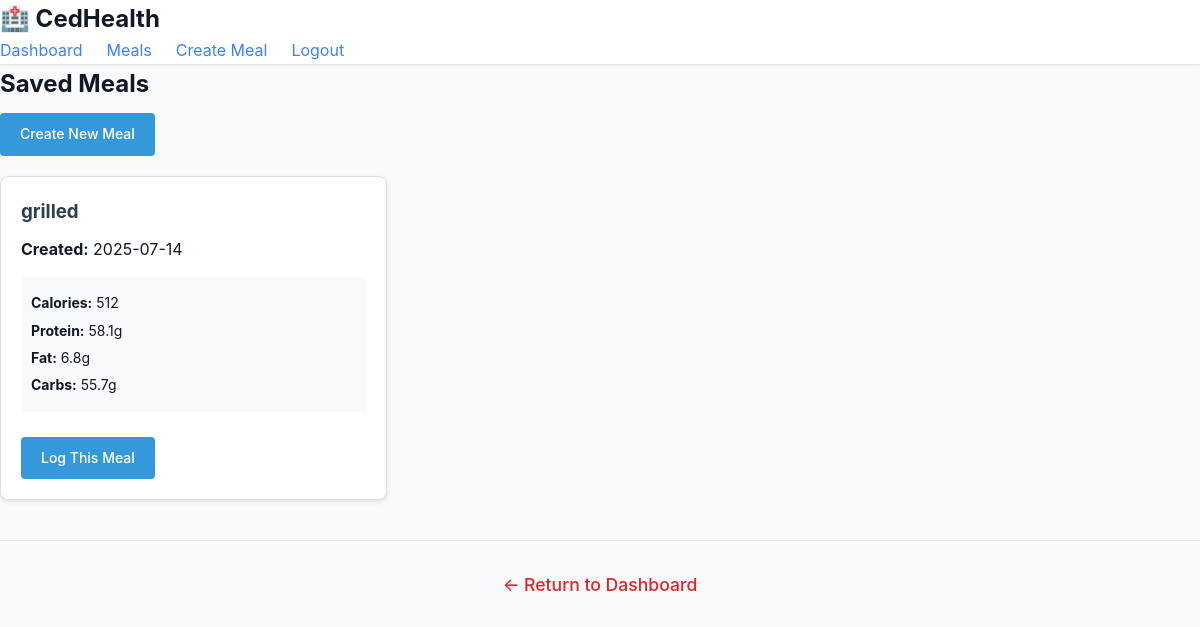
Screenshot of /saved_meals (signed in) with the database file from the repository.
### tables this page shows
CREATE TABLE saved_meals (
            id INTEGER PRIMARY KEY AUTOINCREMENT,
            user_id INTEGER,
            meal_name TEXT,
            created_date TEXT,
            FOREIGN KEY (user_id) REFERENCES users(id)
        );

### cedhealth_app.py (the view)
@app.route('/saved_meals')
def saved_meals():
    if 'user_id' not in session:
        return redirect(url_for('login'))
    conn = sqlite3.connect('cedhealth.db')
    c = conn.cursor()
    c.execute('''
        SELECT sm.id, sm.meal_name, sm.created_date,
               SUM(smi.calories) as total_calories,
               SUM(smi.protein) as total_protein,
               SUM(smi.fat) as total_fat,
               SUM(smi.carbs) as total_carbs
        FROM saved_meals sm
        LEFT JOIN saved_meal_items smi ON sm.id = smi.saved_meal_id
        WHERE sm.user_id = ?
        GROUP BY sm.id, sm.meal_name, sm.created_date
        ORDER BY sm.created_date DESC
    ''', (session['user_id'],))
    saved_meals_data = c.fetchall()
    conn.close()
    return render_template('saved_meals.html', saved_meals=saved_meals_data)

### templates/saved_meals.html (shortened to what this page needs)
<!DOCTYPE html>
<html lang="en">
<head>
    <link rel="stylesheet" href="{{ url_for('static', filename='style.css') }}">
</head>
<body>
    <div class="container">
        <nav class="navbar">
            <div class="nav-brand">
                <h1>🏥 CedHealth</h1>
            </div>
            <div class="nav-links">
                <a href="{{ url_for('dashboard') }}">Dashboard</a>
                <a href="{{ url_for('meals') }}">Meals</a>
                <a href="{{ url_for('create_meal') }}">Create Meal</a>
                <a href="{{ url_for('logout') }}">Logout</a>
            </div>
        </nav>
        <div class="content">
            <h2>Saved Meals</h2>
            <a href="{{ url_for('create_meal') }}" class="btn">Create New Meal</a>
            {% if saved_meals %}
                <div class="saved-meals-grid">
                    {% for meal in saved_meals %}
                        <div class="saved-meal-card">
                            <h3>{{ meal[1] }}</h3>
                            <p><strong>Created:</strong> {{ meal[2] }}</p>
                            <div class="nutrition-summary">
                                <p><strong>Calories:</strong> {{ "%.0f"|format(meal[3] or 0) }}</p>
                                <p><strong>Protein:</strong> {{ "%.1f"|format(meal[4] or 0) }}g</p>
                                <p><strong>Fat:</strong> {{ "%.1f"|format(meal[5] or 0) }}g</p>
                                <p><strong>Carbs:</strong> {{ "%.1f"|format(meal[6] or 0) }}g</p>
                            </div>
                            <a href="{{ url_for('log_saved_meal', saved_meal_id=meal[0]) }}" class="btn">Log This Meal</a>
                        </div>
                    {% endfor %}
                </div>
            {% else %}
                <p>No saved meals yet. <a href="{{ url_for('create_meal') }}">Create your first custom meal!</a></p>
            {% endif %}
            <div class="back-link">
                <a href="/dashboard">← Return to Dashboard</a>
            </div>
        </div>
    </div>
</body>
</html>

### static/style.css (style rules this page uses)
* { margin: 0; padding: 0; box-sizing: border-box; }
:root { --primary-color: #3b82f6; --primary-dark: #1d4ed8; --secondary-color: #10b981; --accent-color: #8b5cf6; --warning-color: #f59e0b; --error-color: #ef4444; --success-color: #10b981; --gray-50: #f9fafb; --gray-100: #f3f4f6; --gray-200: #e5e7eb; --gray-300: #d1d5db; --gray-400: #9ca3af; --gray-500: #6b7280; --gray-600: #4b5563; --gray-700: #374151; --gray-800: #1f2937; --gray-900: #111827; --bg-primary: #ffffff; --bg-secondary: var(--gray-50); --bg-tertiary: var(--gray-100); --text-primary: var(--gray-900); --text-secondary: var(--gray-600); --text-tertiary: var(--gray-500); --shadow-sm: 0 1px 2px 0 rgba(0, 0, 0, 0.05); --shadow-md: 0 4px 6px -1px rgba(0, 0, 0, 0.1), 0 2px 4px -1px rgba(0, 0, 0, 0.06); --shadow-lg: 0 10px 15px -3px rgba(0, 0, 0, 0.1), 0 4px 6px -2px rgba(0, 0, 0, 0.05); --shadow-xl: 0 20px 25px -5px rgba(0, 0, 0, 0.1), 0 10px 10px -5px rgba(0, 0, 0, 0.04); --radius-sm: 0.375rem; --radius-md: 0.5rem; --radius-lg: 0.75rem; --radius-xl: 1rem; --space-xs: 0.5rem; --space-sm: 0.75rem; --space-md: 1rem; --space-lg: 1.5rem; --space-xl: 2rem; --space-2xl: 3rem; }
body { font-family: 'Inter', -apple-system, BlinkMacSystemFont, 'Segoe UI', Roboto, sans-serif; line-height: 1.6; color: var(--text-primary); background-color: var(--bg-secondary); min-height: 100vh; }
.navbar { background: var(--bg-primary); border-bottom: 1px solid var(--gray-200); box-shadow: var(--shadow-sm); position: sticky; top: 0; z-index: 100; }
.nav-links { display: flex; align-items: center; gap: var(--space-lg); }
.btn { display: inline-flex; align-items: center; justify-content: center; padding: var(--space-sm) var(--space-lg); font-size: 0.875rem; font-weight: 500; text-decoration: none; border: none; border-radius: var(--radius-md); cursor: pointer; transition: all 0.2s ease; white-space: nowrap; }
a { color: var(--primary-color); text-decoration: none; transition: color 0.2s ease; }

### templates/saved_meals.html (style rules this page uses)
.saved-meals-grid { display: grid; grid-template-columns: repeat(auto-fill, minmax(300px, 1fr)); gap: 20px; margin-top: 20px; }
.saved-meal-card { background: white; border-radius: 8px; padding: 20px; box-shadow: 0 2px 4px rgba(0,0,0,0.1); border: 1px solid #e0e0e0; }
.saved-meal-card h3 { color: #2c3e50; margin-bottom: 10px; }
.nutrition-summary { margin: 15px 0; padding: 10px; background: #f8f9fa; border-radius: 4px; }
.nutrition-summary p { margin: 5px 0; font-size: 14px; }
.btn { display: inline-block; padding: 10px 20px; background-color: #3498db; color: white; text-decoration: none; border-radius: 4px; border: none; cursor: pointer; margin-top: 10px; }
.back-link { text-align: center; margin-top: 40px; padding-top: 30px; border-top: 1px solid #e5e7eb; }
.back-link a { color: #dc2626; text-decoration: none; font-weight: 500; transition: color 0.3s ease; font-size: 1.1rem; }

### rows the page displays
saved_meals: meal_name "grilled", created_date "2025-07-14", meal "512", meal "58.1", meal "6.8", meal "55.7"
